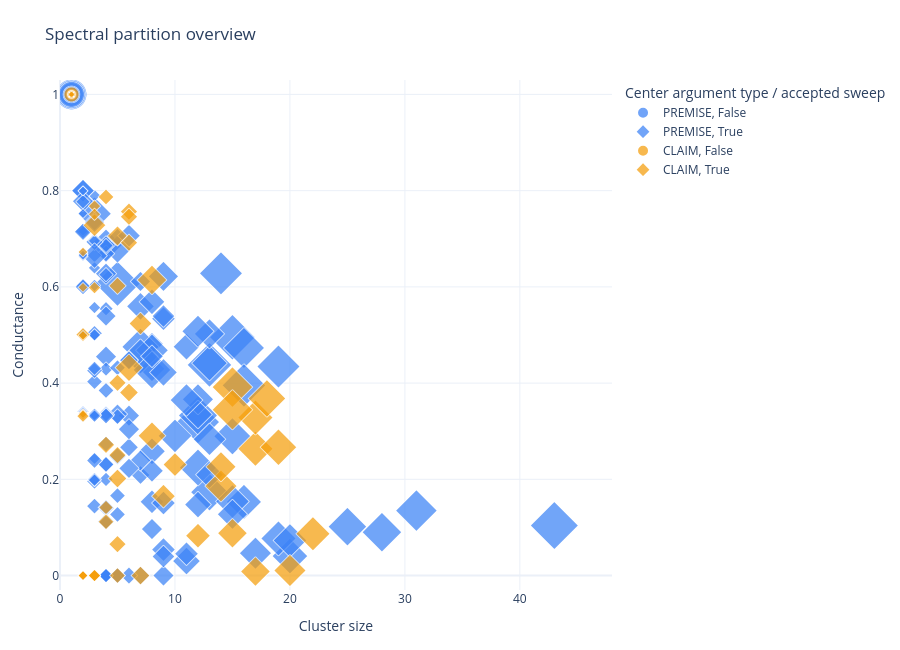

Source (notebook cell):
### Markdown cell above
## 7. Interactive partition and local-graph visualization

The first Plotly view summarizes every partition by cluster size and conductance. The second combines cross-document affinity edges between cluster members with one-hop `SUPPORT`/`ATTACK` context from their original document graphs. Use the dropdown to inspect the largest multi-node clusters.

### Code cell
import networkx as nx
import plotly.express as px
import plotly.graph_objects as go

VISUALIZED_CLUSTER_COUNT = 20

node_metadata = arguments_df.set_index("global_node_index", drop=False)
node_id_to_global = (
    arguments_df.set_index("node_id")["global_node_index"]
    .astype(int)
    .to_dict()
)
node_to_cluster = (
    restored_cluster_arguments.set_index("global_node_index")["cluster_id"]
    .astype(int)
    .to_dict()
)

cluster_plot_data = partition_diagnostics.copy()
center_metadata = node_metadata.loc[
    cluster_plot_data["center"].to_numpy()
]
cluster_plot_data["center_argument_type"] = (
    center_metadata["argument_type"].to_numpy()
)
cluster_plot_data["center_role"] = (
    center_metadata["argumentative_role"].to_numpy()
)
cluster_plot_data["center_document_id"] = (
    center_metadata["document_id"].astype(str).to_numpy()
)

visualized_cluster_ids = (
    cluster_plot_data.loc[cluster_plot_data["size"] > 1]
    .sort_values(["size", "conductance"], ascending=[False, True])
    .head(VISUALIZED_CLUSTER_COUNT)["cluster_id"]
    .astype(int)
    .tolist()
)

cluster_overview_figure = px.scatter(
    cluster_plot_data,
    x="size",
    y="conductance",
    size="candidate_nodes",
    color="center_argument_type",
    symbol="accepted_sweep",
    hover_name="cluster_id",
    hover_data={
        "size": True,
        "conductance": ":.4f",
        "candidate_nodes": True,
        "candidate_graphs": True,
        "center_document_id": True,
        "center_role": True,
        "center_argument_type": False,
        "accepted_sweep": True,
    },
    color_discrete_map={
        "PREMISE": "#3B82F6",
        "CLAIM": "#F59E0B",
    },
    labels={
        "cluster_id": "Cluster",
        "size": "Cluster size",
        "conductance": "Conductance",
        "candidate_nodes": "Local candidate nodes",
        "candidate_graphs": "Local candidate documents",
        "center_argument_type": "Center type",
        "center_role": "Center role",
        "center_document_id": "Center document",
        "accepted_sweep": "Accepted sweep",
    },
    size_max=38,
    title="Spectral partition overview",
)
cluster_overview_figure.update_traces(
    marker={"opacity": 0.72, "line": {"color": "white", "width": 0.7}}
)
cluster_overview_figure.update_layout(
    template="plotly_white",
    height=650,
    legend_title_text="Center argument type / accepted sweep",
    margin={"l": 60, "r": 30, "t": 80, "b": 60},
)
cluster_overview_figure.update_xaxes(rangemode="tozero")
cluster_overview_figure.update_yaxes(range=[-0.03, 1.03])
cluster_overview_figure.show()

### Figure 1 — Plotly figure (JSON) as saved in the notebook; plotly's stock layout.template omitted (floating-point values rounded to 4 significant figures; data arrays with more than 128 entries replaced by an {"elided": "..."} marker saying what was removed)
{"data": [{"customdata": {"elided": "1444x6 mixed values"}, "hovertemplate": "<b>%{hovertext}</b><br><br>Accepted sweep=%{customdata[5]}<br>Cluster size=%{x}<br>Conductance=%{y:.4f}<br>Local candidate nodes=%{customdata[0]}<br>Local candidate documents=%{customdata[1]}<br>Center document=%{customdata[2]}<br>Center role=%{customdata[3]}<extra></extra>", "hovertext": {"elided": "1444 float values"}, "legendgroup": "PREMISE, False", "marker": {"color": "#3B82F6", "size": {"elided": "1444 int values"}, "sizemode": "area", "sizeref": 0.03116, "symbol": "circle", "line": {"color": "white", "width": 0.7}, "opacity": 0.72}, "mode": "markers", "name": "PREMISE, False", "showlegend": true, "x": {"elided": "1444 int values"}, "xaxis": "x", "y": {"elided": "1444 float values"}, "yaxis": "y", "type": "scattergl"}, {"customdata": {"elided": "233x6 mixed values"}, "hovertemplate": "<b>%{hovertext}</b><br><br>Accepted sweep=%{customdata[5]}<br>Cluster size=%{x}<br>Conductance=%{y:.4f}<br>Local candidate nodes=%{customdata[0]}<br>Local candidate documents=%{customdata[1]}<br>Center document=%{customdata[2]}<br>Center role=%{customdata[3]}<extra></extra>", "hovertext": {"elided": "233 float values"}, "legendgroup": "PREMISE, True", "marker": {"color": "#3B82F6", "size": {"elided": "233 int values"}, "sizemode": "area", "sizeref": 0.03116, "symbol": "diamond", "line": {"color": "white", "width": 0.7}, "opacity": 0.72}, "mode": "markers", "name": "PREMISE, True", "showlegend": true, "x": {"elided": "233 int values"}, "xaxis": "x", "y": {"elided": "233 float values"}, "yaxis": "y", "type": "scattergl"}, {"customdata": {"elided": "807x6 mixed values"}, "hovertemplate": "<b>%{hovertext}</b><br><br>Accepted sweep=%{customdata[5]}<br>Cluster size=%{x}<br>Conductance=%{y:.4f}<br>Local candidate nodes=%{customdata[0]}<br>Local candidate documents=%{customdata[1]}<br>Center document=%{customdata[2]}<br>Center role=%{customdata[3]}<extra></extra>", "hovertext": {"elided": "807 float values"}, "legendgroup": "CLAIM, False", "marker": {"color": "#F59E0B", "size": {"elided": "807 int values"}, "sizemode": "area", "sizeref": 0.03116, "symbol": "circle", "line": {"color": "white", "width": 0.7}, "opacity": 0.72}, "mode": "markers", "name": "CLAIM, False", "showlegend": true, "x": {"elided": "807 int values"}, "xaxis": "x", "y": {"elided": "807 float values"}, "yaxis": "y", "type": "scattergl"}, {"customdata": {"elided": "68x6 mixed values"}, "hovertemplate": "<b>%{hovertext}</b><br><br>Accepted sweep=%{customdata[5]}<br>Cluster size=%{x}<br>Conductance=%{y:.4f}<br>Local candidate nodes=%{customdata[0]}<br>Local candidate documents=%{customdata[1]}<br>Center document=%{customdata[2]}<br>Center role=%{customdata[3]}<extra></extra>", "hovertext": [6.0, 7.0, 10.0, 17.0, 23.0, 24.0, 26.0, 27.0, 29.0, 39.0, 40.0, 47.0, 51.0, 56.0, 59.0, 67.0, 70.0, 73.0, 82.0, 86.0, 87.0, 94.0, 97.0, 113.0, 117.0, 127.0, 139.0, 160.0, 164.0, 186.0, 187.0, 191.0, 192.0, 194.0, 201.0, 202.0, 215.0, 240.0, 252.0, 256.0, 257.0, 282.0, 298.0, 300.0, 301.0, 304.0, 308.0, 314.0, 318.0, 319.0, 327.0, 328.0, 334.0, 338.0, 347.0, 389.0, 390.0, 391.0, 394.0, 396.0, 399.0, 450.0, 454.0, 480.0, 491.0, 532.0, 533.0, 547.0], "legendgroup": "CLAIM, True", "marker": {"color": "#F59E0B", "size": [15, 24, 32, 24, 20, 6, 6, 20, 18, 26, 28, 17, 32, 8, 23, 5, 15, 6, 17, 10, 6, 3, 17, 10, 3, 7, 12, 11, 3, 6, 2, 7, 6, 6, 11, 7, 6, 4, 5, 2, 5, 4, 3, 3, 3, 3, 3, 3, 2, 3, 3, 2, 2, 3, 3, 2, 2, 2, 2, 2, 2, 2, 2, 2, 2, 2, 2, 2], "sizemode": "area", "sizeref": 0.03116, "symbol": "diamond", "line": {"color": "white", "width": 0.7}, "opacity": 0.72}, "mode": "markers", "name": "CLAIM, True", "showlegend": true, "x": [6, 17, 15, 17, 14, 6, 6, 20, 14, 19, 18, 8, 15, 5, 22, 4, 8, 6, 15, 7, 5, 3, 17, 3, 3, 6, 12, 10, 3, 5, 2, 7, 5, 4, 9, 5, 5, 4, 5, 2, 4, 2, 3, 3, 3, 3, 3, 3, 2, 3, 3, 2, 2, 2, 3, 2, 2, 2, 2, 2, 2, 2, 2, 2, 2, 2, 2, 2], "xaxis": "x", "y": [0.4321, 0.2636, 0.3917, 0.3284, 0.186, 0.7565, 0.7458, 0.01054, 0.2261, 0.2667, 0.368, 0.6144, 0.3446, 0.7057, 0.08691, 0.7869, 0.2906, 0.692, 0.0881, 0.5239, 0.6021, 0.7678, 0.008481, 0.7282, 0.7509, 0.3805, 0.08282, 0.2307, 0.5984, 0.4006, 0.6726, 1.886e-07, 0.06535, 0.2717, 0.165, 0.2017, 0.2504, 0.1415, 0.0, 0.599, 0.1119, 0.5007, 0.0, 0.0, 0.0, 0.0, 0.0, 0.0, 0.4991, 0.0, 0.0, 0.3332, 0.3368, 0.3313, 0.0, 0.0, 0.0, 0.0, 0.0, 0.0, 0.0, 0.0, 0.0, 0.0, 0.0, 0.0, 0.0, 0.0], "yaxis": "y", "type": "scattergl"}], "layout": {"xaxis": {"anchor": "y", "domain": [0.0, 1.0], "title": {"text": "Cluster size"}, "rangemode": "tozero"}, "yaxis": {"anchor": "x", "domain": [0.0, 1.0], "title": {"text": "Conductance"}, "range": [-0.03, 1.03]}, "legend": {"title": {"text": "Center argument type / accepted sweep"}, "tracegroupgap": 0, "itemsizing": "constant"}, "title": {"text": "Spectral partition overview"}, "margin": {"l": 60, "r": 30, "t": 80, "b": 60}, "height": 650}}
